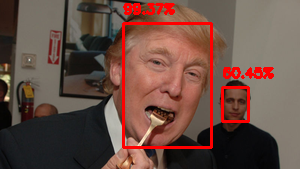
#> input picture detect.png, 300 x 169 px
$ python -i find_skin.py   (imports and definitions only)
#> lines starting #> are read from the running program, lines starting #| are printed output that depends on the picture
#!/usr/bin/python3
# -*- coding:utf-8 -*-
#
#  Find skin module
#
#
# !/usr/bin/env python
# encoding=utf-8
# -------------------------------------------------------------------------------
# Name:        test
# Author:      xiezhanghua (xiezhanghua111@j163.com)
# Created:     2017/8/13下午12:06
# -------------------------------------------------------------------------------

import numpy as np
import cv2
from matplotlib import pyplot as plt

"""
Find Skin
Input: image_path
Output: image_YCbCr
"""

# [98 lines left out: function find_skin, not called in this run]

#proof method works: find_skin('../../data_processed_1/1.png')

def show_skin(image_path):
#> called with image_path = 'detect.png'
    img = cv2.imread(image_path)
#> img is the input picture: shape (169, 300, 3); mean B, G, R 67.3, 76.7, 105.5
    ################################################################################

    print('YCbCr-RGB Skin Model')

    rows, cols, channels = img.shape
#> rows = 169; cols = 300; channels = 3
    ################################################################################

    # convert color space from rgb to ycbcr
    imgYcc = cv2.cvtColor(img, cv2.COLOR_BGR2YCR_CB)
#> imgYcc: shape (169, 300, 3); mean of channels 0, 1, 2 84.2, 143.2, 118.4

    # convert color space from bgr to rgb
    img = cv2.cvtColor(img, cv2.COLOR_BGR2RGB)

    # prepare an empty image space
    imgSkin = np.zeros(img.shape, np.uint8)
    # copy original image
    imgSkin = img.copy()
    ################################################################################

    for r in range(rows):
        for c in range(cols):

            # non-skin area if skin equals 0, skin area otherwise
            skin = 0
            ########################################################################

            # get values from rgb color space
            R = img.item(r, c, 0)
            G = img.item(r, c, 1)
            B = img.item(r, c, 2)

            # get values from ycbcr color space
            Y = imgYcc.item(r, c, 0)
            Cr = imgYcc.item(r, c, 1)
            Cb = imgYcc.item(r, c, 2)
            ########################################################################

            # skin color detection

            if R > G and R > B:
                if (G >= B and 5 * R - 12 * G + 7 * B >= 0) or (G < B and 5 * R + 7 * G - 12 * B >= 0):
                    if Cr > 135 and Cr < 180 and Cb > 85 and Cb < 135 and Y > 80:
                        skin = 1
                        # print 'Skin detected!'

            if 0 == skin:
                imgSkin.itemset((r, c, 0), 0)
                imgSkin.itemset((r, c, 1), 0)
                imgSkin.itemset((r, c, 2), 0)
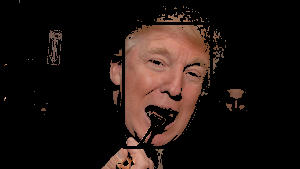
#> imgSkin: shape (169, 300, 3); mean R, G, B 30.7, 20.2, 16.7

    # display original image and skin image

    ################################################################################
    imgSkin = cv2.cvtColor(imgSkin, cv2.COLOR_RGB2BGR)
    print('Goodbye!')
    return imgSkin

>>> result = show_skin('detect.png')
